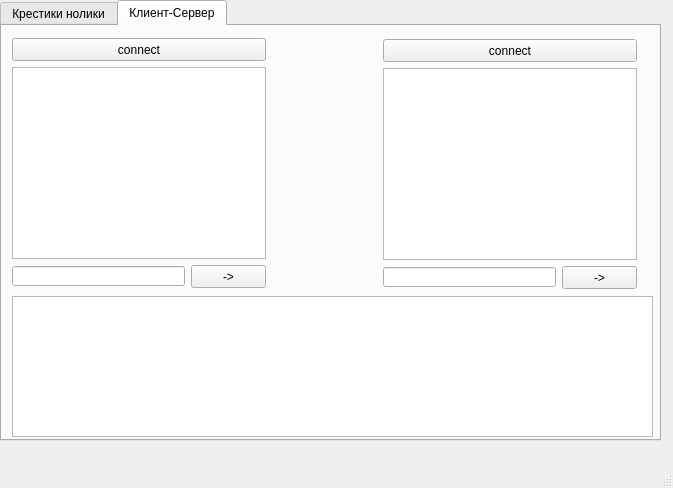
<?xml version="1.0" encoding="UTF-8"?>
<ui version="4.0">
 <class>MainWindow</class>
 <widget class="QMainWindow" name="MainWindow">
  <property name="geometry">
   <rect>
    <x>0</x>
    <y>0</y>
    <width>673</width>
    <height>488</height>
   </rect>
  </property>
  <property name="sizePolicy">
   <sizepolicy hsizetype="Fixed" vsizetype="Fixed">
    <horstretch>0</horstretch>
    <verstretch>0</verstretch>
   </sizepolicy>
  </property>
  <property name="minimumSize">
   <size>
    <width>150</width>
    <height>150</height>
   </size>
  </property>
  <property name="maximumSize">
   <size>
    <width>9999</width>
    <height>9999</height>
   </size>
  </property>
  <property name="windowTitle">
   <string>MainWindow</string>
  </property>
  <widget class="QWidget" name="centralwidget">
   <widget class="QTabWidget" name="tabWidget">
    <property name="geometry">
     <rect>
      <x>0</x>
      <y>0</y>
      <width>661</width>
      <height>441</height>
     </rect>
    </property>
    <property name="currentIndex">
     <number>1</number>
    </property>
    <widget class="QWidget" name="tab">
     <attribute name="title">
      <string>Крестики нолики</string>
     </attribute>
     <widget class="Line" name="line_8">
      <property name="geometry">
       <rect>
        <x>333</x>
        <y>110</y>
        <width>16</width>
        <height>121</height>
       </rect>
      </property>
      <property name="frameShadow">
       <enum>QFrame::Plain</enum>
      </property>
      <property name="lineWidth">
       <number>3</number>
      </property>
      <property name="orientation">
       <enum>Qt::Vertical</enum>
      </property>
     </widget>
     <widget class="QPushButton" name="Btn9">
      <property name="geometry">
       <rect>
        <x>301</x>
        <y>190</y>
        <width>40</width>
        <height>40</height>
       </rect>
      </property>
      <property name="minimumSize">
       <size>
        <width>40</width>
        <height>40</height>
       </size>
      </property>
      <property name="maximumSize">
       <size>
        <width>40</width>
        <height>40</height>
       </size>
      </property>
      <property name="text">
       <string/>
      </property>
     </widget>
     <widget class="Line" name="line_7">
      <property name="geometry">
       <rect>
        <x>292</x>
        <y>110</y>
        <width>16</width>
        <height>121</height>
       </rect>
      </property>
      <property name="frameShadow">
       <enum>QFrame::Plain</enum>
      </property>
      <property name="lineWidth">
       <number>3</number>
      </property>
      <property name="orientation">
       <enum>Qt::Vertical</enum>
      </property>
     </widget>
     <widget class="Line" name="line_4">
      <property name="geometry">
       <rect>
        <x>219</x>
        <y>228</y>
        <width>123</width>
        <height>3</height>
       </rect>
      </property>
      <property name="frameShadow">
       <enum>QFrame::Plain</enum>
      </property>
      <property name="lineWidth">
       <number>3</number>
      </property>
      <property name="orientation">
       <enum>Qt::Horizontal</enum>
      </property>
     </widget>
     <widget class="QPushButton" name="Btn6">
      <property name="geometry">
       <rect>
        <x>301</x>
        <y>150</y>
        <width>40</width>
        <height>40</height>
       </rect>
      </property>
      <property name="minimumSize">
       <size>
        <width>40</width>
        <height>40</height>
       </size>
      </property>
      <property name="maximumSize">
       <size>
        <width>40</width>
        <height>40</height>
       </size>
      </property>
      <property name="text">
       <string/>
      </property>
     </widget>
     <widget class="QPushButton" name="Btn4">
      <property name="geometry">
       <rect>
        <x>220</x>
        <y>150</y>
        <width>40</width>
        <height>40</height>
       </rect>
      </property>
      <property name="minimumSize">
       <size>
        <width>40</width>
        <height>40</height>
       </size>
      </property>
      <property name="maximumSize">
       <size>
        <width>40</width>
        <height>40</height>
       </size>
      </property>
      <property name="text">
       <string/>
      </property>
     </widget>
     <widget class="Line" name="line">
      <property name="geometry">
       <rect>
        <x>219</x>
        <y>141</y>
        <width>124</width>
        <height>16</height>
       </rect>
      </property>
      <property name="frameShadow">
       <enum>QFrame::Plain</enum>
      </property>
      <property name="lineWidth">
       <number>3</number>
      </property>
      <property name="orientation">
       <enum>Qt::Horizontal</enum>
      </property>
     </widget>
     <widget class="Line" name="line_3">
      <property name="geometry">
       <rect>
        <x>219</x>
        <y>101</y>
        <width>123</width>
        <height>16</height>
       </rect>
      </property>
      <property name="frameShadow">
       <enum>QFrame::Plain</enum>
      </property>
      <property name="lineWidth">
       <number>3</number>
      </property>
      <property name="orientation">
       <enum>Qt::Horizontal</enum>
      </property>
     </widget>
     <widget class="QPushButton" name="Btn5">
      <property name="geometry">
       <rect>
        <x>261</x>
        <y>150</y>
        <width>40</width>
        <height>40</height>
       </rect>
      </property>
      <property name="minimumSize">
       <size>
        <width>40</width>
        <height>40</height>
       </size>
      </property>
      <property name="maximumSize">
       <size>
        <width>40</width>
        <height>40</height>
       </size>
      </property>
      <property name="text">
       <string/>
      </property>
     </widget>
     <widget class="QPushButton" name="Btn3">
      <property name="geometry">
       <rect>
        <x>301</x>
        <y>110</y>
        <width>40</width>
        <height>40</height>
       </rect>
      </property>
      <property name="minimumSize">
       <size>
        <width>40</width>
        <height>40</height>
       </size>
      </property>
      <property name="maximumSize">
       <size>
        <width>40</width>
        <height>40</height>
       </size>
      </property>
      <property name="text">
       <string/>
      </property>
     </widget>
     <widget class="Line" name="line_5">
      <property name="geometry">
       <rect>
        <x>211</x>
        <y>109</y>
        <width>16</width>
        <height>121</height>
       </rect>
      </property>
      <property name="frameShadow">
       <enum>QFrame::Plain</enum>
      </property>
      <property name="lineWidth">
       <number>3</number>
      </property>
      <property name="orientation">
       <enum>Qt::Vertical</enum>
      </property>
     </widget>
     <widget class="QPushButton" name="Btn7">
      <property name="geometry">
       <rect>
        <x>220</x>
        <y>190</y>
        <width>40</width>
        <height>40</height>
       </rect>
      </property>
      <property name="minimumSize">
       <size>
        <width>40</width>
        <height>40</height>
       </size>
      </property>
      <property name="maximumSize">
       <size>
        <width>40</width>
        <height>40</height>
       </size>
      </property>
      <property name="text">
       <string/>
      </property>
     </widget>
     <widget class="QPushButton" name="Btn1">
      <property name="geometry">
       <rect>
        <x>220</x>
        <y>110</y>
        <width>40</width>
        <height>40</height>
       </rect>
      </property>
      <property name="minimumSize">
       <size>
        <width>40</width>
        <height>40</height>
       </size>
      </property>
      <property name="maximumSize">
       <size>
        <width>40</width>
        <height>40</height>
       </size>
      </property>
      <property name="contextMenuPolicy">
       <enum>Qt::DefaultContextMenu</enum>
      </property>
      <property name="text">
       <string/>
      </property>
     </widget>
     <widget class="QPushButton" name="Btn2">
      <property name="geometry">
       <rect>
        <x>261</x>
        <y>110</y>
        <width>40</width>
        <height>40</height>
       </rect>
      </property>
      <property name="minimumSize">
       <size>
        <width>40</width>
        <height>40</height>
       </size>
      </property>
      <property name="maximumSize">
       <size>
        <width>40</width>
        <height>40</height>
       </size>
      </property>
      <property name="text">
       <string/>
      </property>
     </widget>
     <widget class="QPushButton" name="Btn8">
      <property name="geometry">
       <rect>
        <x>260</x>
        <y>190</y>
        <width>40</width>
        <height>40</height>
       </rect>
      </property>
      <property name="minimumSize">
       <size>
        <width>40</width>
        <height>40</height>
       </size>
      </property>
      <property name="maximumSize">
       <size>
        <width>40</width>
        <height>40</height>
       </size>
      </property>
      <property name="text">
       <string/>
      </property>
     </widget>
     <widget class="Line" name="line_2">
      <property name="geometry">
       <rect>
        <x>220</x>
        <y>189</y>
        <width>123</width>
        <height>3</height>
       </rect>
      </property>
      <property name="frameShadow">
       <enum>QFrame::Plain</enum>
      </property>
      <property name="lineWidth">
       <number>3</number>
      </property>
      <property name="orientation">
       <enum>Qt::Horizontal</enum>
      </property>
     </widget>
     <widget class="Line" name="line_6">
      <property name="geometry">
       <rect>
        <x>252</x>
        <y>108</y>
        <width>16</width>
        <height>121</height>
       </rect>
      </property>
      <property name="frameShadow">
       <enum>QFrame::Plain</enum>
      </property>
      <property name="lineWidth">
       <number>3</number>
      </property>
      <property name="orientation">
       <enum>Qt::Vertical</enum>
      </property>
     </widget>
    </widget>
    <widget class="QWidget" name="tab_2">
     <attribute name="title">
      <string>Клиент-Сервер</string>
     </attribute>
     <widget class="QPushButton" name="Conect_1">
      <property name="geometry">
       <rect>
        <x>10</x>
        <y>12</y>
        <width>254</width>
        <height>23</height>
       </rect>
      </property>
      <property name="text">
       <string>connect</string>
      </property>
     </widget>
     <widget class="QTextBrowser" name="textBrowser">
      <property name="geometry">
       <rect>
        <x>10</x>
        <y>41</y>
        <width>254</width>
        <height>192</height>
       </rect>
      </property>
     </widget>
     <widget class="QPushButton" name="setmsg_1">
      <property name="geometry">
       <rect>
        <x>189</x>
        <y>239</y>
        <width>75</width>
        <height>23</height>
       </rect>
      </property>
      <property name="text">
       <string>-&gt;</string>
      </property>
     </widget>
     <widget class="QLineEdit" name="lineEdit_1">
      <property name="geometry">
       <rect>
        <x>10</x>
        <y>240</y>
        <width>173</width>
        <height>20</height>
       </rect>
      </property>
     </widget>
     <widget class="QPushButton" name="Conect_2">
      <property name="geometry">
       <rect>
        <x>381</x>
        <y>13</y>
        <width>254</width>
        <height>23</height>
       </rect>
      </property>
      <property name="text">
       <string>connect</string>
      </property>
     </widget>
     <widget class="QTextBrowser" name="textBrowser_2">
      <property name="geometry">
       <rect>
        <x>381</x>
        <y>42</y>
        <width>254</width>
        <height>192</height>
       </rect>
      </property>
     </widget>
     <widget class="QPushButton" name="setmsg_2">
      <property name="geometry">
       <rect>
        <x>560</x>
        <y>240</y>
        <width>75</width>
        <height>23</height>
       </rect>
      </property>
      <property name="text">
       <string>-&gt;</string>
      </property>
     </widget>
     <widget class="QLineEdit" name="lineEdit_2">
      <property name="geometry">
       <rect>
        <x>381</x>
        <y>241</y>
        <width>173</width>
        <height>20</height>
       </rect>
      </property>
     </widget>
     <widget class="QTextEdit" name="ServerLog">
      <property name="geometry">
       <rect>
        <x>10</x>
        <y>270</y>
        <width>641</width>
        <height>141</height>
       </rect>
      </property>
     </widget>
    </widget>
   </widget>
  </widget>
  <widget class="QMenuBar" name="menubar">
   <property name="geometry">
    <rect>
     <x>0</x>
     <y>0</y>
     <width>673</width>
     <height>21</height>
    </rect>
   </property>
  </widget>
  <widget class="QStatusBar" name="statusbar"/>
 </widget>
 <resources/>
 <connections/>
</ui>
